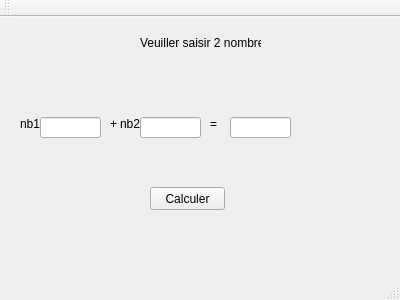
<?xml version="1.0" encoding="UTF-8"?>
<ui version="4.0">
 <class>MainWindow</class>
 <widget class="QMainWindow" name="MainWindow">
  <property name="geometry">
   <rect>
    <x>0</x>
    <y>0</y>
    <width>400</width>
    <height>300</height>
   </rect>
  </property>
  <property name="windowTitle">
   <string>Calculer la somme de deux nombres</string>
  </property>
  <widget class="QWidget" name="centralWidget">
   <widget class="QPushButton" name="pbCalculer">
    <property name="geometry">
     <rect>
      <x>150</x>
      <y>170</y>
      <width>75</width>
      <height>23</height>
     </rect>
    </property>
    <property name="text">
     <string>Calculer</string>
    </property>
   </widget>
   <widget class="QLabel" name="linformation">
    <property name="geometry">
     <rect>
      <x>140</x>
      <y>10</y>
      <width>121</width>
      <height>31</height>
     </rect>
    </property>
    <property name="text">
     <string>Veuiller saisir 2 nombres</string>
    </property>
   </widget>
   <widget class="QLabel" name="lNb1">
    <property name="geometry">
     <rect>
      <x>20</x>
      <y>100</y>
      <width>46</width>
      <height>13</height>
     </rect>
    </property>
    <property name="text">
     <string>nb1</string>
    </property>
   </widget>
   <widget class="QLabel" name="lNb2">
    <property name="geometry">
     <rect>
      <x>120</x>
      <y>100</y>
      <width>46</width>
      <height>13</height>
     </rect>
    </property>
    <property name="text">
     <string>nb2</string>
    </property>
   </widget>
   <widget class="QLabel" name="legal">
    <property name="geometry">
     <rect>
      <x>210</x>
      <y>100</y>
      <width>46</width>
      <height>13</height>
     </rect>
    </property>
    <property name="text">
     <string>=</string>
    </property>
   </widget>
   <widget class="QLabel" name="lplus">
    <property name="geometry">
     <rect>
      <x>110</x>
      <y>100</y>
      <width>46</width>
      <height>13</height>
     </rect>
    </property>
    <property name="text">
     <string>+</string>
    </property>
   </widget>
   <widget class="QLineEdit" name="lENb1">
    <property name="geometry">
     <rect>
      <x>40</x>
      <y>100</y>
      <width>61</width>
      <height>21</height>
     </rect>
    </property>
    <property name="text">
     <string/>
    </property>
   </widget>
   <widget class="QLineEdit" name="lENb2">
    <property name="geometry">
     <rect>
      <x>140</x>
      <y>100</y>
      <width>61</width>
      <height>21</height>
     </rect>
    </property>
    <property name="text">
     <string/>
    </property>
   </widget>
   <widget class="QLineEdit" name="lESomme">
    <property name="geometry">
     <rect>
      <x>230</x>
      <y>100</y>
      <width>61</width>
      <height>21</height>
     </rect>
    </property>
   </widget>
  </widget>
  <widget class="QMenuBar" name="menuBar">
   <property name="geometry">
    <rect>
     <x>0</x>
     <y>0</y>
     <width>400</width>
     <height>20</height>
    </rect>
   </property>
  </widget>
  <widget class="QToolBar" name="mainToolBar">
   <attribute name="toolBarArea">
    <enum>TopToolBarArea</enum>
   </attribute>
   <attribute name="toolBarBreak">
    <bool>false</bool>
   </attribute>
  </widget>
  <widget class="QStatusBar" name="statusBar"/>
 </widget>
 <layoutdefault spacing="6" margin="11"/>
 <resources/>
 <connections/>
</ui>
